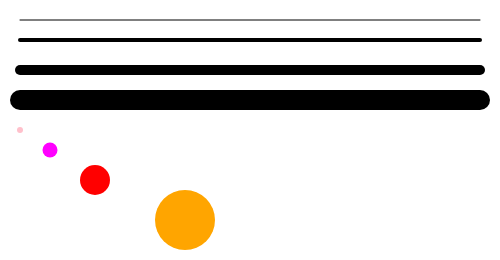
Frame 1 (no input)
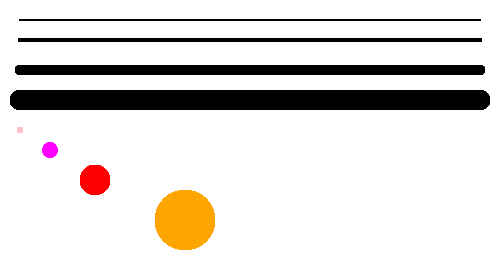
Frame 60 (no input)
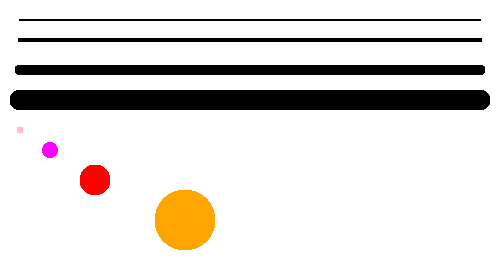
Frame 120 (the mouse pressed at the canvas centre since frame 60)

The p5.js sketch that drew these frames (run headless with seeded random() and noise() and a simulated clock; from frame 60 on, the mouse is pressed at the canvas centre):

// p5.js sketch
// ── sketch.js
function setup() {
    createCanvas( 500, 260 );
}

function draw() {

    stroke('black');
    strokeWeight(1);
    line( 20, 20, 480, 20 );

    strokeWeight(4);
    line( 20, 40, 480, 40 );

    strokeWeight(10);
    line( 20, 70, 480, 70 );

    strokeWeight(20);
    line( 20, 100, 480, 100 );

    stroke('pink');
    strokeWeight( 6 );
    point( 20, 130 );

    stroke('magenta');
    strokeWeight( 15 );
    point( 50, 150 );

    stroke('red');
    strokeWeight( 30 );
    point( 95, 180 );

    stroke('orange');
    strokeWeight( 60 );
    point( 185, 220 );

}
